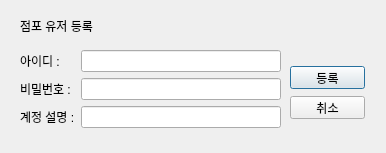
<?xml version="1.0" encoding="UTF-8"?>
<ui version="4.0">
 <class>Dialog</class>
 <widget class="QDialog" name="Dialog">
  <property name="geometry">
   <rect>
    <x>0</x>
    <y>0</y>
    <width>386</width>
    <height>153</height>
   </rect>
  </property>
  <property name="windowTitle">
   <string>Dialog</string>
  </property>
  <widget class="QWidget" name="formLayoutWidget">
   <property name="geometry">
    <rect>
     <x>20</x>
     <y>50</y>
     <width>261</width>
     <height>91</height>
    </rect>
   </property>
   <layout class="QFormLayout" name="formLayout">
    <item row="0" column="0">
     <widget class="QLabel" name="userID">
      <property name="text">
       <string>아이디 :</string>
      </property>
     </widget>
    </item>
    <item row="0" column="1">
     <widget class="QLineEdit" name="lineEdit"/>
    </item>
    <item row="1" column="0">
     <widget class="QLabel" name="userPW">
      <property name="text">
       <string>비밀번호 :</string>
      </property>
     </widget>
    </item>
    <item row="1" column="1">
     <widget class="QLineEdit" name="lineEdit_2"/>
    </item>
    <item row="2" column="0">
     <widget class="QLabel" name="userExplain">
      <property name="text">
       <string>계정 설명 :</string>
      </property>
     </widget>
    </item>
    <item row="2" column="1">
     <widget class="QLineEdit" name="lineEdit_3"/>
    </item>
   </layout>
  </widget>
  <widget class="QLabel" name="label">
   <property name="geometry">
    <rect>
     <x>20</x>
     <y>10</y>
     <width>151</width>
     <height>31</height>
    </rect>
   </property>
   <property name="text">
    <string>점포 유저 등록</string>
   </property>
  </widget>
  <widget class="QPushButton" name="addUserInsert">
   <property name="geometry">
    <rect>
     <x>290</x>
     <y>66</y>
     <width>75</width>
     <height>23</height>
    </rect>
   </property>
   <property name="text">
    <string>등록</string>
   </property>
  </widget>
  <widget class="QPushButton" name="adduserEixt">
   <property name="geometry">
    <rect>
     <x>290</x>
     <y>96</y>
     <width>75</width>
     <height>23</height>
    </rect>
   </property>
   <property name="text">
    <string>취소</string>
   </property>
  </widget>
 </widget>
 <resources/>
 <connections/>
</ui>
